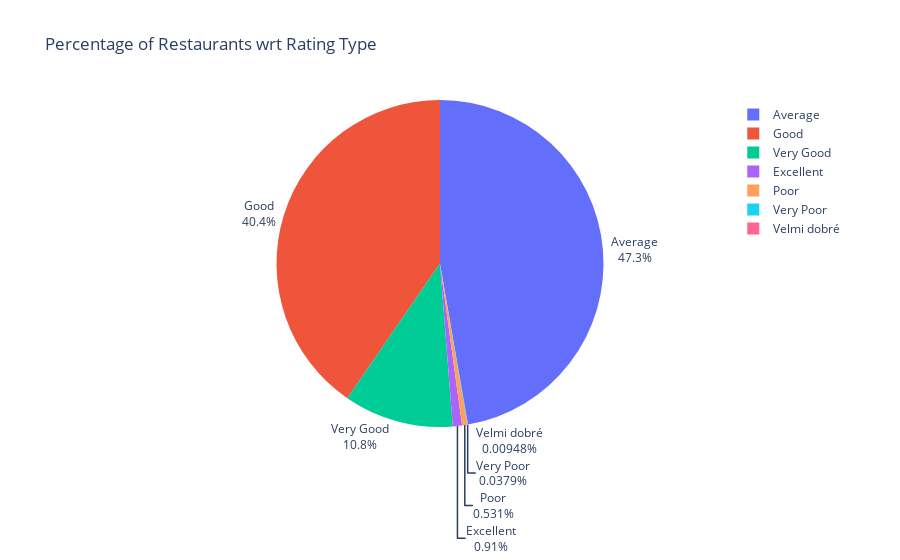

Notebook code for this chart:
### Code cell
#fig=px.pie(ratingtype_data,names='Rating Type',values='COUNT OF RESTAURANTS',color='Rating Type',title='Percentage of Restaurants wrt Rating Type ').update_traces(textposition='inside',textinfo='percent+label')
fig = px.pie(ratingtype_data, names='COUNT OF RESTAURANTS', values='count', title='Percentage of Restaurants wrt Rating Type')
fig.update_traces(textposition='outside', textinfo='percent+label')
fig.show()

### Figure 1 — Plotly figure (JSON) as saved in the notebook; plotly's stock layout.template omitted (floating-point values rounded to 4 significant figures)
{"data": [{"domain": {"x": [0, 1], "y": [0, 1]}, "hovertemplate": "COUNT OF RESTAURANTS=%{label}<br>count=%{value}<extra></extra>", "labels": ["Average", "Good", "Very Good", "Excellent", "Poor", "Very Poor", "Velmi dobré"], "legendgroup": "", "name": "", "showlegend": true, "textinfo": "percent+label", "textposition": "outside", "type": "pie", "values": [4985, 4261, 1144, 96, 56, 4, 1]}], "layout": {"autosize": true, "legend": {"tracegroupgap": 0}, "title": {"text": "Percentage of Restaurants wrt Rating Type"}}}
